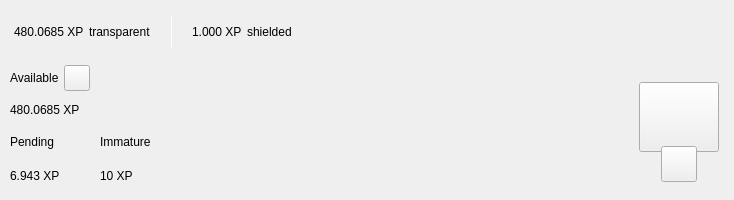
<?xml version="1.0" encoding="UTF-8"?>
<ui version="4.0">
 <class>TopBar</class>
 <widget class="QWidget" name="TopBar">
  <property name="geometry">
   <rect>
    <x>0</x>
    <y>0</y>
    <width>734</width>
    <height>200</height>
   </rect>
  </property>
  <property name="minimumSize">
   <size>
    <width>0</width>
    <height>200</height>
   </size>
  </property>
  <property name="maximumSize">
   <size>
    <width>16777215</width>
    <height>200</height>
   </size>
  </property>
  <property name="windowTitle">
   <string>Form</string>
  </property>
  <layout class="QVBoxLayout" name="verticalLayout_10" stretch="0">
   <property name="spacing">
    <number>0</number>
   </property>
   <property name="leftMargin">
    <number>0</number>
   </property>
   <property name="topMargin">
    <number>0</number>
   </property>
   <property name="rightMargin">
    <number>0</number>
   </property>
   <property name="bottomMargin">
    <number>0</number>
   </property>
   <item>
    <widget class="PFBorderImage" name="containerTop">
     <layout class="QVBoxLayout" name="verticalLayout_11">
      <property name="spacing">
       <number>0</number>
      </property>
      <property name="leftMargin">
       <number>0</number>
      </property>
      <property name="topMargin">
       <number>0</number>
      </property>
      <property name="rightMargin">
       <number>0</number>
      </property>
      <property name="bottomMargin">
       <number>0</number>
      </property>
      <item>
       <widget class="QWidget" name="top_container_2" native="true">
        <property name="minimumSize">
         <size>
          <width>0</width>
          <height>65</height>
         </size>
        </property>
        <layout class="QHBoxLayout" name="top_container">
         <property name="spacing">
          <number>0</number>
         </property>
         <property name="leftMargin">
          <number>14</number>
         </property>
         <property name="topMargin">
          <number>0</number>
         </property>
         <property name="rightMargin">
          <number>14</number>
         </property>
         <property name="bottomMargin">
          <number>0</number>
         </property>
         <item alignment="Qt::AlignVCenter">
          <widget class="QWidget" name="widgetTopAmount" native="true">
           <property name="sizePolicy">
            <sizepolicy hsizetype="Preferred" vsizetype="Maximum">
             <horstretch>0</horstretch>
             <verstretch>0</verstretch>
            </sizepolicy>
           </property>
           <layout class="QHBoxLayout" name="horizontalLayout_5">
            <property name="spacing">
             <number>5</number>
            </property>
            <property name="leftMargin">
             <number>0</number>
            </property>
            <property name="topMargin">
             <number>0</number>
            </property>
            <property name="rightMargin">
             <number>0</number>
            </property>
            <property name="bottomMargin">
             <number>0</number>
            </property>
            <item alignment="Qt::AlignTop">
             <widget class="QLabel" name="labelAmountTopPiv">
              <property name="minimumSize">
               <size>
                <width>0</width>
                <height>36</height>
               </size>
              </property>
              <property name="styleSheet">
               <string notr="true">padding:0px;margin:0px;</string>
              </property>
              <property name="text">
               <string notr="true">480.0685 XP</string>
              </property>
             </widget>
            </item>
            <item>
             <widget class="QLabel" name="labelTrans">
              <property name="text">
               <string>transparent</string>
              </property>
             </widget>
            </item>
            <item>
             <spacer name="horizontalSpacer_11">
              <property name="orientation">
               <enum>Qt::Horizontal</enum>
              </property>
              <property name="sizeType">
               <enum>QSizePolicy::Fixed</enum>
              </property>
              <property name="sizeHint" stdset="0">
               <size>
                <width>15</width>
                <height>20</height>
               </size>
              </property>
             </spacer>
            </item>
            <item alignment="Qt::AlignVCenter">
             <widget class="QLabel" name="typeSpacerTop">
              <property name="minimumSize">
               <size>
                <width>1</width>
                <height>30</height>
               </size>
              </property>
              <property name="maximumSize">
               <size>
                <width>1</width>
                <height>30</height>
               </size>
              </property>
              <property name="styleSheet">
               <string notr="true">background-color:white;
padding:0px;
border:none;</string>
              </property>
              <property name="text">
               <string/>
              </property>
             </widget>
            </item>
            <item>
             <spacer name="horizontalSpacer_12">
              <property name="orientation">
               <enum>Qt::Horizontal</enum>
              </property>
              <property name="sizeType">
               <enum>QSizePolicy::Fixed</enum>
              </property>
              <property name="sizeHint" stdset="0">
               <size>
                <width>15</width>
                <height>20</height>
               </size>
              </property>
             </spacer>
            </item>
            <item alignment="Qt::AlignTop">
             <widget class="QLabel" name="labelAmountTopShieldedPiv">
              <property name="minimumSize">
               <size>
                <width>0</width>
                <height>36</height>
               </size>
              </property>
              <property name="text">
               <string notr="true">1.000 XP</string>
              </property>
             </widget>
            </item>
            <item>
             <widget class="QLabel" name="labelShield">
              <property name="text">
               <string>shielded</string>
              </property>
             </widget>
            </item>
           </layout>
          </widget>
         </item>
         <item>
          <spacer name="horizontalSpacer">
           <property name="orientation">
            <enum>Qt::Horizontal</enum>
           </property>
           <property name="sizeHint" stdset="0">
            <size>
             <width>40</width>
             <height>20</height>
            </size>
           </property>
          </spacer>
         </item>
         <item>
          <layout class="QHBoxLayout" name="horizontalLayout_4">
           <property name="spacing">
            <number>12</number>
           </property>
           <property name="rightMargin">
            <number>0</number>
           </property>
           <item alignment="Qt::AlignRight">
            <widget class="QWidget" name="layoutSync" native="true">
             <property name="minimumSize">
              <size>
               <width>0</width>
               <height>36</height>
              </size>
             </property>
             <property name="maximumSize">
              <size>
               <width>16777215</width>
               <height>36</height>
              </size>
             </property>
             <layout class="QVBoxLayout" name="verticalLayout_9">
              <property name="leftMargin">
               <number>0</number>
              </property>
              <property name="topMargin">
               <number>0</number>
              </property>
              <property name="rightMargin">
               <number>0</number>
              </property>
              <property name="bottomMargin">
               <number>0</number>
              </property>
              <item>
               <widget class="ExpandableButton" name="pushButtonSync" native="true">
                <property name="minimumSize">
                 <size>
                  <width>36</width>
                  <height>36</height>
                 </size>
                </property>
                <property name="maximumSize">
                 <size>
                  <width>16777215</width>
                  <height>36</height>
                 </size>
                </property>
               </widget>
              </item>
             </layout>
            </widget>
           </item>
           <item>
            <widget class="ExpandableButton" name="pushButtonHDUpgrade" native="true">
             <property name="minimumSize">
              <size>
               <width>36</width>
               <height>36</height>
              </size>
             </property>
            </widget>
           </item>
           <item>
            <widget class="ExpandableButton" name="pushButtonStack" native="true">
             <property name="minimumSize">
              <size>
               <width>36</width>
               <height>36</height>
              </size>
             </property>
            </widget>
           </item>
           <item>
            <widget class="ExpandableButton" name="pushButtonColdStaking" native="true">
             <property name="minimumSize">
              <size>
               <width>36</width>
               <height>36</height>
              </size>
             </property>
            </widget>
           </item>
           <item>
            <widget class="ExpandableButton" name="pushButtonConnection" native="true">
             <property name="minimumSize">
              <size>
               <width>36</width>
               <height>36</height>
              </size>
             </property>
            </widget>
           </item>
           <item>
            <widget class="ExpandableButton" name="pushButtonTor" native="true">
             <property name="minimumSize">
              <size>
               <width>36</width>
               <height>36</height>
              </size>
             </property>
            </widget>
           </item>
           <item>
            <widget class="ExpandableButton" name="pushButtonLock" native="true">
             <property name="sizePolicy">
              <sizepolicy hsizetype="Expanding" vsizetype="Expanding">
               <horstretch>0</horstretch>
               <verstretch>0</verstretch>
              </sizepolicy>
             </property>
             <property name="minimumSize">
              <size>
               <width>36</width>
               <height>0</height>
              </size>
             </property>
            </widget>
           </item>
           <item>
            <widget class="ExpandableButton" name="pushButtonTheme" native="true">
             <property name="minimumSize">
              <size>
               <width>36</width>
               <height>36</height>
              </size>
             </property>
             <property name="maximumSize">
              <size>
               <width>16777215</width>
               <height>36</height>
              </size>
             </property>
            </widget>
           </item>
           <item>
            <widget class="ExpandableButton" name="pushButtonFAQ" native="true">
             <property name="minimumSize">
              <size>
               <width>36</width>
               <height>36</height>
              </size>
             </property>
            </widget>
           </item>
          </layout>
         </item>
        </layout>
       </widget>
      </item>
      <item>
       <widget class="QWidget" name="bottom_container" native="true">
        <property name="minimumSize">
         <size>
          <width>0</width>
          <height>135</height>
         </size>
        </property>
        <layout class="QHBoxLayout" name="botton_container">
         <property name="leftMargin">
          <number>10</number>
         </property>
         <property name="topMargin">
          <number>0</number>
         </property>
         <property name="rightMargin">
          <number>10</number>
         </property>
         <property name="bottomMargin">
          <number>10</number>
         </property>
         <item>
          <layout class="QVBoxLayout" name="verticalLayout_7">
           <property name="spacing">
            <number>0</number>
           </property>
           <property name="leftMargin">
            <number>0</number>
           </property>
           <property name="rightMargin">
            <number>30</number>
           </property>
           <item>
            <layout class="QVBoxLayout" name="verticalLayout_2">
             <item>
              <layout class="QHBoxLayout" name="horizontalLayoutContainerAvailable">
               <property name="spacing">
                <number>5</number>
               </property>
               <item>
                <widget class="QLabel" name="labelTitle1">
                 <property name="text">
                  <string>Available</string>
                 </property>
                </widget>
               </item>
               <item>
                <widget class="QPushButton" name="pushButtonBalanceInfo">
                 <property name="minimumSize">
                  <size>
                   <width>26</width>
                   <height>26</height>
                  </size>
                 </property>
                 <property name="maximumSize">
                  <size>
                   <width>26</width>
                   <height>26</height>
                  </size>
                 </property>
                 <property name="mouseTracking">
                  <bool>true</bool>
                 </property>
                 <property name="focusPolicy">
                  <enum>Qt::NoFocus</enum>
                 </property>
                 <property name="text">
                  <string notr="true"/>
                 </property>
                 <property name="iconSize">
                  <size>
                   <width>24</width>
                   <height>24</height>
                  </size>
                 </property>
                 <property name="shortcut">
                  <string notr="true"/>
                 </property>
                </widget>
               </item>
               <item>
                <spacer name="horizontalSpacer_4">
                 <property name="orientation">
                  <enum>Qt::Horizontal</enum>
                 </property>
                 <property name="sizeType">
                  <enum>QSizePolicy::MinimumExpanding</enum>
                 </property>
                 <property name="sizeHint" stdset="0">
                  <size>
                   <width>20</width>
                   <height>20</height>
                  </size>
                 </property>
                </spacer>
               </item>
              </layout>
             </item>
             <item>
              <widget class="QLabel" name="labelAmountPiv">
               <property name="text">
                <string notr="true">480.0685 XP</string>
               </property>
              </widget>
             </item>
            </layout>
           </item>
           <item>
            <widget class="QWidget" name="container_imm_pend" native="true">
             <layout class="QHBoxLayout" name="horizontalLayout_2">
              <property name="spacing">
               <number>0</number>
              </property>
              <property name="leftMargin">
               <number>0</number>
              </property>
              <property name="topMargin">
               <number>0</number>
              </property>
              <property name="rightMargin">
               <number>0</number>
              </property>
              <property name="bottomMargin">
               <number>0</number>
              </property>
              <item alignment="Qt::AlignLeft">
               <widget class="QWidget" name="container_pending" native="true">
                <property name="sizePolicy">
                 <sizepolicy hsizetype="Minimum" vsizetype="Preferred">
                  <horstretch>0</horstretch>
                  <verstretch>0</verstretch>
                 </sizepolicy>
                </property>
                <layout class="QVBoxLayout" name="verticalLayout_3">
                 <property name="leftMargin">
                  <number>0</number>
                 </property>
                 <property name="topMargin">
                  <number>0</number>
                 </property>
                 <property name="rightMargin">
                  <number>0</number>
                 </property>
                 <property name="bottomMargin">
                  <number>0</number>
                 </property>
                 <item>
                  <widget class="QLabel" name="labelTitle3">
                   <property name="text">
                    <string>Pending</string>
                   </property>
                  </widget>
                 </item>
                 <item>
                  <widget class="QLabel" name="labelPendingPiv">
                   <property name="text">
                    <string notr="true">6.943 XP</string>
                   </property>
                  </widget>
                 </item>
                </layout>
               </widget>
              </item>
              <item>
               <spacer name="horizontalSpacer_3">
                <property name="orientation">
                 <enum>Qt::Horizontal</enum>
                </property>
                <property name="sizeType">
                 <enum>QSizePolicy::Fixed</enum>
                </property>
                <property name="sizeHint" stdset="0">
                 <size>
                  <width>40</width>
                  <height>20</height>
                 </size>
                </property>
               </spacer>
              </item>
              <item alignment="Qt::AlignLeft">
               <widget class="QWidget" name="container_immature" native="true">
                <property name="sizePolicy">
                 <sizepolicy hsizetype="Minimum" vsizetype="Preferred">
                  <horstretch>0</horstretch>
                  <verstretch>0</verstretch>
                 </sizepolicy>
                </property>
                <layout class="QVBoxLayout" name="verticalLayout_4">
                 <property name="leftMargin">
                  <number>0</number>
                 </property>
                 <property name="topMargin">
                  <number>0</number>
                 </property>
                 <property name="rightMargin">
                  <number>0</number>
                 </property>
                 <property name="bottomMargin">
                  <number>0</number>
                 </property>
                 <item>
                  <widget class="QLabel" name="labelTitle4">
                   <property name="text">
                    <string>Immature</string>
                   </property>
                  </widget>
                 </item>
                 <item>
                  <widget class="QLabel" name="labelImmaturePiv">
                   <property name="text">
                    <string notr="true">10 XP</string>
                   </property>
                  </widget>
                 </item>
                </layout>
               </widget>
              </item>
              <item>
               <spacer name="horizontalSpacer_5">
                <property name="orientation">
                 <enum>Qt::Horizontal</enum>
                </property>
                <property name="sizeHint" stdset="0">
                 <size>
                  <width>40</width>
                  <height>20</height>
                 </size>
                </property>
               </spacer>
              </item>
             </layout>
            </widget>
           </item>
          </layout>
         </item>
         <item>
          <spacer name="horizontalSpacer_2">
           <property name="orientation">
            <enum>Qt::Horizontal</enum>
           </property>
           <property name="sizeHint" stdset="0">
            <size>
             <width>40</width>
             <height>20</height>
            </size>
           </property>
          </spacer>
         </item>
         <item alignment="Qt::AlignHCenter|Qt::AlignVCenter">
          <widget class="QWidget" name="qrContainer" native="true">
           <property name="sizePolicy">
            <sizepolicy hsizetype="Preferred" vsizetype="Minimum">
             <horstretch>0</horstretch>
             <verstretch>0</verstretch>
            </sizepolicy>
           </property>
           <property name="minimumSize">
            <size>
             <width>90</width>
             <height>110</height>
            </size>
           </property>
           <property name="maximumSize">
            <size>
             <width>90</width>
             <height>110</height>
            </size>
           </property>
           <layout class="QVBoxLayout" name="containerQR">
            <property name="spacing">
             <number>0</number>
            </property>
            <property name="leftMargin">
             <number>5</number>
            </property>
            <property name="topMargin">
             <number>10</number>
            </property>
            <property name="rightMargin">
             <number>5</number>
            </property>
            <property name="bottomMargin">
             <number>0</number>
            </property>
            <item>
             <widget class="QPushButton" name="btnQr">
              <property name="minimumSize">
               <size>
                <width>70</width>
                <height>70</height>
               </size>
              </property>
              <property name="maximumSize">
               <size>
                <width>16777215</width>
                <height>70</height>
               </size>
              </property>
              <property name="focusPolicy">
               <enum>Qt::NoFocus</enum>
              </property>
              <property name="text">
               <string/>
              </property>
              <property name="iconSize">
               <size>
                <width>70</width>
                <height>70</height>
               </size>
              </property>
             </widget>
            </item>
            <item>
             <spacer name="verticalSpacer">
              <property name="orientation">
               <enum>Qt::Vertical</enum>
              </property>
              <property name="sizeType">
               <enum>QSizePolicy::Fixed</enum>
              </property>
              <property name="sizeHint" stdset="0">
               <size>
                <width>20</width>
                <height>20</height>
               </size>
              </property>
             </spacer>
            </item>
            <item alignment="Qt::AlignHCenter|Qt::AlignBottom">
             <widget class="QPushButton" name="pushButtonQR">
              <property name="minimumSize">
               <size>
                <width>36</width>
                <height>36</height>
               </size>
              </property>
              <property name="maximumSize">
               <size>
                <width>36</width>
                <height>36</height>
               </size>
              </property>
              <property name="focusPolicy">
               <enum>Qt::NoFocus</enum>
              </property>
              <property name="text">
               <string/>
              </property>
             </widget>
            </item>
           </layout>
          </widget>
         </item>
        </layout>
       </widget>
      </item>
     </layout>
    </widget>
   </item>
  </layout>
 </widget>
 <customwidgets>
  <customwidget>
   <class>ExpandableButton</class>
   <extends>QWidget</extends>
   <header>qt/pivx/expandablebutton.h</header>
   <container>1</container>
  </customwidget>
  <customwidget>
   <class>PFBorderImage</class>
   <extends>QFrame</extends>
   <header>qt/pivx/pfborderimage.h</header>
   <container>1</container>
  </customwidget>
 </customwidgets>
 <resources/>
 <connections/>
</ui>
